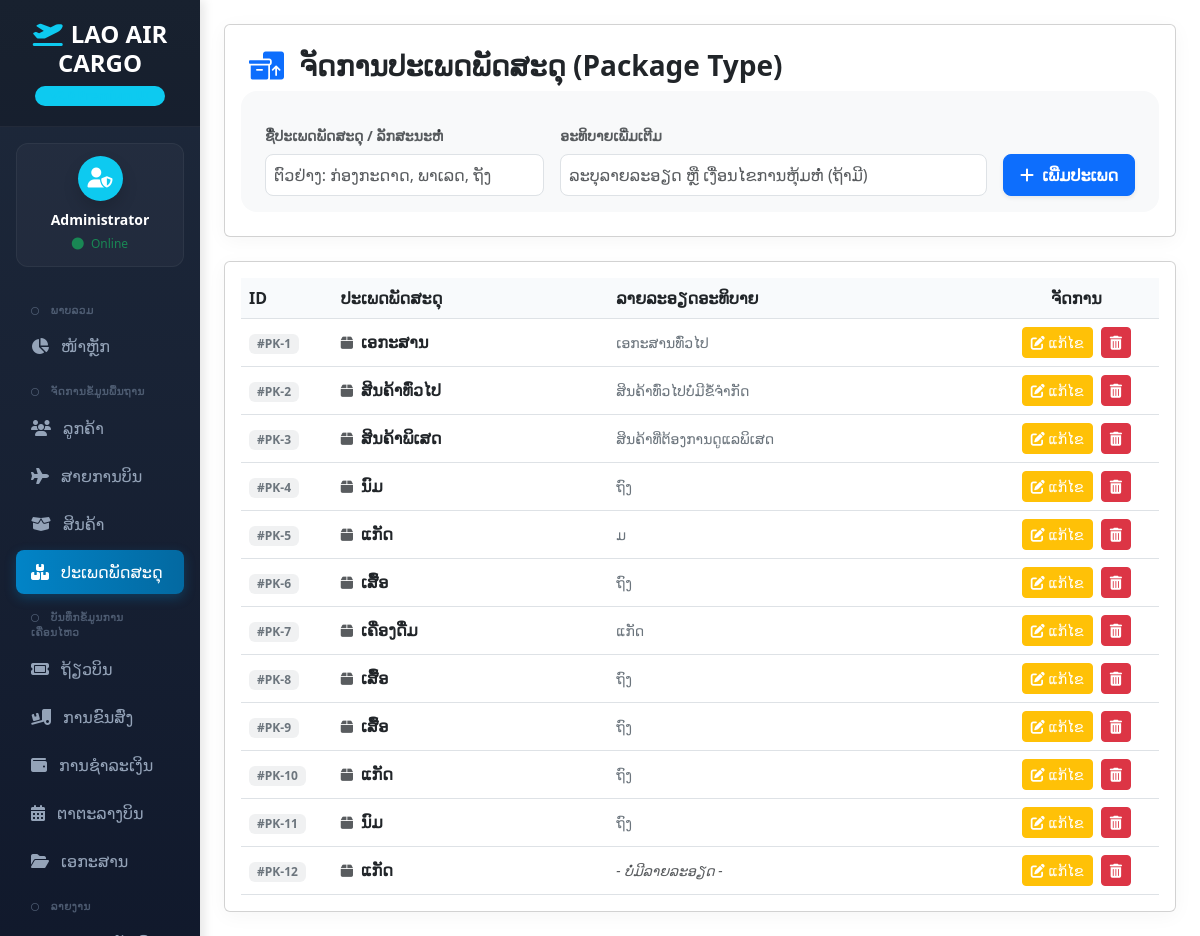
/package_type.php, run on the app's committed database.
### tables this page shows
CREATE TABLE `package_type` (
  `id` int(11) NOT NULL,
  `type_name` varchar(100) NOT NULL,
  `description` text DEFAULT NULL,
  `weight_limit` decimal(10,2) DEFAULT NULL,
  `price` decimal(10,2) NOT NULL,
  `status` tinyint(1) DEFAULT 1,
  `created_at` timestamp NOT NULL DEFAULT current_timestamp(),
  `updated_at` timestamp NOT NULL DEFAULT current_timestamp() ON UPDATE current_timestamp()
);

### package_type.php (the view, shortened to what this page needs)
<?php
include 'db.php';
$columns = mysqli_query($conn, "SHOW COLUMNS FROM package_type");
$column_names = [];
while ($col = mysqli_fetch_assoc($columns)) {
    $column_names[] = $col['Field'];
}
$name_column = 'package_type_name';
$id_column = 'package_type_id';
if (in_array('type_name', $column_names)) {
    $name_column = 'type_name';
} elseif (in_array('name', $column_names)) {
    $name_column = 'name';
} elseif (in_array('package_type', $column_names)) {
    $name_column = 'package_type';
} elseif (in_array('type', $column_names)) {
    $name_column = 'type';
}
if (in_array('id', $column_names)) {
    $id_column = 'id';
} elseif (in_array('type_id', $column_names)) {
    $id_column = 'type_id';
} elseif (in_array('package_id', $column_names)) {
    $id_column = 'package_id';
}
?>
<!DOCTYPE html>
<html lang="lo">
<head>
    <link href="https://cdn.jsdelivr.net/npm/bootstrap@5.3.0/dist/css/bootstrap.min.css" rel="stylesheet">
    <link href="https://cdnjs.cloudflare.com/ajax/libs/font-awesome/6.4.0/css/all.min.css" rel="stylesheet">
</head>
<body>
<div class="container-fluid">
    <div class="row">
        <?php include 'navbar.php'; ?>
        <main class="col-md-9 ms-sm-auto col-lg-10 main-content py-4 px-md-4">
            <div class="card p-4 mb-4 bg-white">
                <h3 class="fw-bold text-dark mb-4">
                    <i class="fa-solid fa-boxes-packing text-primary me-2"></i> ຈັດການປະເພດພັດສະດຸ (Package Type)
                </h3>
                <form method="POST" class="row g-3 p-3 bg-light rounded-4">
                    <div class="col-md-4">
                        <label class="form-label small text-muted fw-semibold">ຊື່ປະເພດພັດສະດຸ / ລັກສະນະຫໍ່</label>
                        <input type="text" name="package_type_name" class="form-control p-2 rounded-3" placeholder="ຕົວຢ່າງ: ກ່ອງກະດາດ, ພາເລດ, ຖັງ" required>
                    </div>
                    <div class="col-md-6">
                        <label class="form-label small text-muted fw-semibold">ອະທິບາຍເພີ່ມເຕີມ</label>
                        <input type="text" name="description" class="form-control p-2 rounded-3" placeholder="ລະບຸລາຍລະອຽດ ຫຼື ເງື່ອນໄຂການຫຸ້ມຫໍ່ (ຖ້າມີ)">
                    </div>
                    <div class="col-md-2 d-flex align-items-end">
                        <button type="submit" name="add" class="btn btn-primary p-2 w-100 rounded-3 shadow-sm fw-semibold">
                            <i class="fa-solid fa-plus me-1"></i> ເພີ່ມປະເພດ
                        </button>
                    </div>
                </form>
            </div>
            <div class="card p-3 bg-white">
                <div class="table-responsive">
                    <table class="table align-middle table-hover mb-0">
                        <thead>
                            <tr>
                                <th width="10%">ID</th>
                                <th width="30%">ປະເພດພັດສະດຸ</th>
                                <th width="42%">ລາຍລະອຽດອະທິບາຍ</th>
                                <th class="text-center" width="18%">ຈັດການ</th>
                            </tr>
                        </thead>
                        <tbody>
                            <?php
                            $query = "SELECT * FROM package_type";
                            $res = mysqli_query($conn, $query);
                            if ($res && mysqli_num_rows($res) > 0) {
                                while($row = mysqli_fetch_assoc($res)) {
                                    $id_value = isset($row[$id_column]) ? $row[$id_column] : (isset($row['package_type_id']) ? $row['package_type_id'] : (isset($row['id']) ? $row['id'] : 0));
                                    $name_value = isset($row[$name_column]) ? $row[$name_column] : (isset($row['package_type_name']) ? $row['package_type_name'] : (isset($row['type_name']) ? $row['type_name'] : (isset($row['name']) ? $row['name'] : 'N/A')));
                                    $jsonData = [
                                        'id' => $id_value,
                                        'name' => $name_value,
                                        'description' => isset($row['description']) ? $row['description'] : ''
                                    ];
                                    $jsonDataEncoded = json_encode($jsonData, JSON_HEX_APOS | JSON_HEX_QUOT | JSON_UNESCAPED_UNICODE);
                                    echo "<tr>
                                        <td><span class='badge bg-secondary bg-opacity-10 text-secondary px-2 py-1.5 rounded'>#PK-{$id_value}</span></td>
                                        <td><strong class='text-dark'><i class='fa-solid fa-box text-muted me-2 small'></i>{$name_value}</strong></td>
                                        <td><span class='text-secondary small'>" . (isset($row['description']) && $row['description'] ? $row['description'] : '<em class="text-muted">- ບໍ່ມີລາຍລະອຽດ -</em>') . "</span></td>
                                        <td class='text-center'>
                                            <button type='button' class='btn btn-warning btn-sm btn-action text-white me-1' onclick='editPackageType({$jsonDataEncoded})'>
                                                <i class='fa-solid fa-pen-to-square'></i> ແກ້ໄຂ
                                            </button>
                                            <a href='package_type.php?delete={$id_value}' class='btn btn-danger btn-sm btn-action' onclick='return confirm(\"ທ່ານຕ້ອງການລຶບປະເພດພັດສະດຸນີ້ແທ້ຫຼືບໍ່?\")'>
                                                <i class='fa-solid fa-trash-can'></i>
                                            </a>
                                        </td>
                                    </tr>";
                                }
                            } else {
                                echo "<tr><td colspan='4' class='text-center py-4 text-muted'>❌ ບໍ່ມີຂໍ້ມູນປະເພດພັດສະດຸໃນລະບົບ</td></tr>";
                            }
                            ?>
                        </tbody>
                    </table>
                </div>
            </div>
        </main>
    </div>
</div>
</body>
</html>

### package_type.php (style rules this page uses)
body { font-family: 'Noto Sans Lao', 'Phetsarath OT', sans-serif; background-color: #f4f6f9; }
.card { border: none; border-radius: 16px; box-shadow: 0 4px 20px rgba(0,0,0,0.04) !important; }
.form-control { border: 1px solid #e2e8f0; background-color: #ffffff; transition: all 0.2s ease; }
.table th { font-weight: 600; background-color: #f8fafc !important; color: #475569; }
.btn-action { padding: 6px 12px; border-radius: 8px; font-weight: 500; }

### navbar.php (style rules this page uses)
body { font-family: 'Noto Sans Lao', sans-serif; background-color: #f4f6f9; }
.main-content { margin-left: 16.66667%; padding: 30px; }

### data on the page
package_type: id "1", type_name "ເອກະສານ", description "ເອກະສານທົ່ວໄປ"
package_type: id "2", type_name "ສິນຄ້າທົ່ວໄປ", description "ສິນຄ້າທົ່ວໄປບໍ່ມີຂໍ້ຈຳກັດ"
package_type: id "3", type_name "ສິນຄ້າພິເສດ", description "ສິນຄ້າທີ່ຕ້ອງການດູແລພິເສດ"
package_type: id "4", type_name "ນົມ", description "ຖົງ"
package_type: id "5", type_name "ແກັດ", description "ມ"
package_type: id "6", type_name "ເສື້ອ", description "ຖົງ"
package_type: id "7", type_name "ເຄື່ອງດື່ມ", description "ແກັດ"
package_type: id "8", type_name "ເສື້ອ", description "ຖົງ"
package_type: id "9", type_name "ເສື້ອ", description "ຖົງ"
package_type: id "10", type_name "ແກັດ", description "ຖົງ"
package_type: id "11", type_name "ນົມ", description "ຖົງ"
package_type: id "12", type_name "ແກັດ", description "- ບໍ່ມີລາຍລະອຽດ -"

### other printed values
$_SESSION['username'] "Administrator"
$group_title "ພາບລວມ"
$data[0] "ໜ້າຫຼັກ"
$group_title "ຈັດການຂໍ້ມູນພື້ນຖານ"
$data[0] "ລູກຄ້າ"
$data[0] "ສາຍການບິນ"
$data[0] "ສິນຄ້າ"
$data[0] "ປະເພດພັດສະດຸ"
$group_title "ບັນທຶກຂໍ້ມູນການເຄື່ອນໄຫວ"
$data[0] "ຖ້ຽວບິນ"
$data[0] "ການຂົນສົ່ງ"
$data[0] "ການຊຳລະເງິນ"
$data[0] "ຕາຕະລາງບິນ"
$data[0] "ເອກະສານ"
$group_title "ລາຍງານ"
